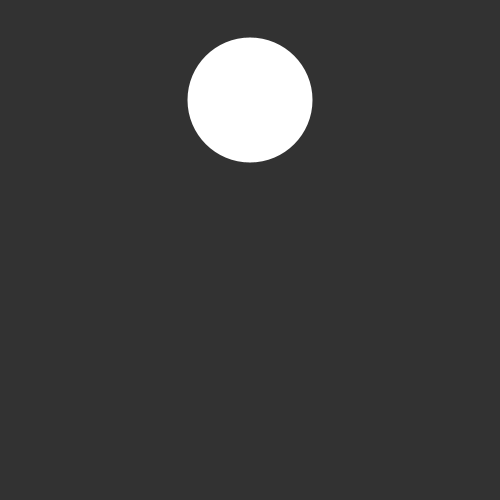
Frame 1 (no input)
Frame 60 (the mouse pressed at the canvas centre just before this capture): identical to frame 1, image omitted
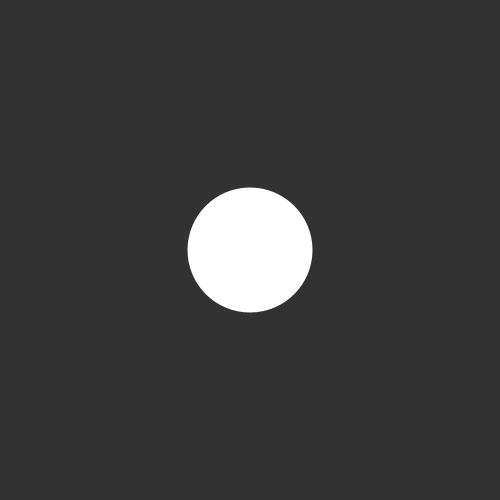
Frame 120 (the mouse held since frame 60 and released just before this capture)

The Processing sketch that drew these frames (run headless with seeded random() and noise(); from frame 60 on, the mouse is pressed at the canvas centre):

// Processing sketch: 07_else_if_statements
// ── 07_else_if_statements.pde
void setup() {
  size(500, 500);
}

void draw() {
  background(50);
  noStroke();
  fill(255);

  int centerX = width / 2;
  int diameter = width / 4;

  if (mouseY < height / 3) {
    ellipse(centerX, height / 5, diameter, diameter);
  } else if (mouseY < height * 2 / 3) {
    ellipse(centerX, height / 2, diameter, diameter);
  } else {
    ellipse(centerX, height * 4 / 5, diameter, diameter);
  }
}
